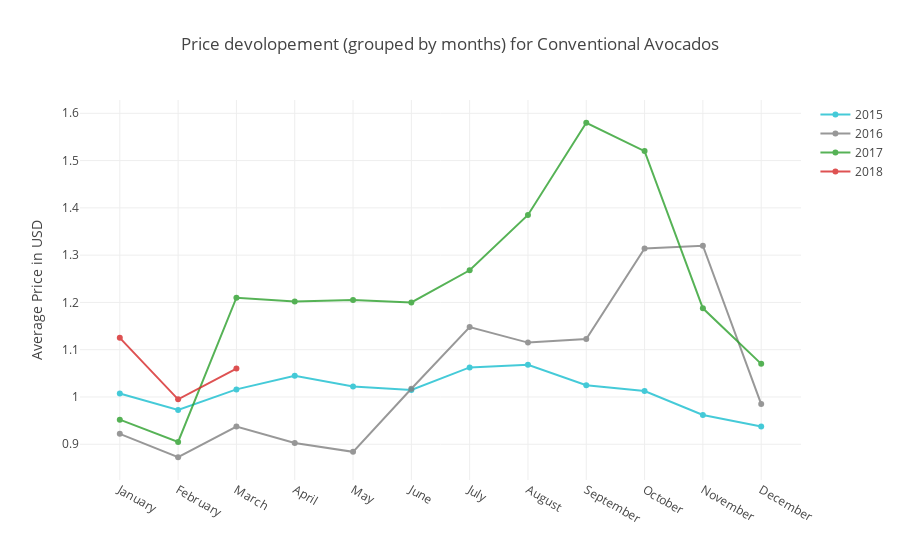

The code cell stored with this chart in its notebook:
### Code cell
my_plot_func(trace1 = price_15['Average_Price_Conventional'], trace2 = price_16['Average_Price_Conventional'], 
             trace3 = price_17['Average_Price_Conventional'], trace4 = price_18['Average_Price_Conventional'], 
             title = 'Price devolopement (grouped by months) for Conventional Avocados', 
             title2='Average Price in USD', name1 = '2015', name2 = '2016', name3 = '2017', name4 = '2018')

### Figure 1 — Plotly figure (JSON) as saved in the notebook; plotly's stock layout.template omitted (floating-point values rounded to 4 significant figures)
{"data": [{"line": {"color": "#17BECF"}, "name": "2015", "opacity": 0.8, "type": "scatter", "uid": "3ed698e9-c228-42e7-8ec2-6b17935ab15e", "x": ["January", "February", "March", "April", "May", "June", "July", "August", "September", "October", "November", "December"], "y": [1.008, 0.9725, 1.016, 1.045, 1.022, 1.015, 1.063, 1.068, 1.025, 1.012, 0.962, 0.9375]}, {"line": {"color": "#7F7F7F"}, "name": "2016", "opacity": 0.8, "type": "scatter", "uid": "e5ba60ed-8675-4199-a1dd-752de99bfc21", "x": ["January", "February", "March", "April", "May", "June", "July", "August", "September", "October", "November", "December"], "y": [0.922, 0.8725, 0.9375, 0.9025, 0.884, 1.018, 1.148, 1.115, 1.123, 1.314, 1.32, 0.985]}, {"name": "2017", "opacity": 0.8, "type": "scatter", "uid": "310c586f-0baf-4bc2-928f-2b930198ab7a", "x": ["January", "February", "March", "April", "May", "June", "July", "August", "September", "October", "November", "December"], "y": [0.952, 0.905, 1.21, 1.202, 1.205, 1.2, 1.268, 1.385, 1.58, 1.52, 1.188, 1.07]}, {"name": "2018", "opacity": 0.8, "type": "scatter", "uid": "bf15e840-8735-48d3-aeaf-6ce61d111cc7", "x": ["January", "February", "March", "April", "May", "June", "July", "August", "September", "October", "November", "December"], "y": [1.125, 0.995, 1.06, null, null, null, null, null, null, null, null, null]}], "layout": {"title": {"text": "Price devolopement (grouped by months) for Conventional Avocados"}, "xaxis": {"range": ["2015-01-01", "2018-12-31"]}, "yaxis": {"title": {"text": "Average Price in USD"}}}}
